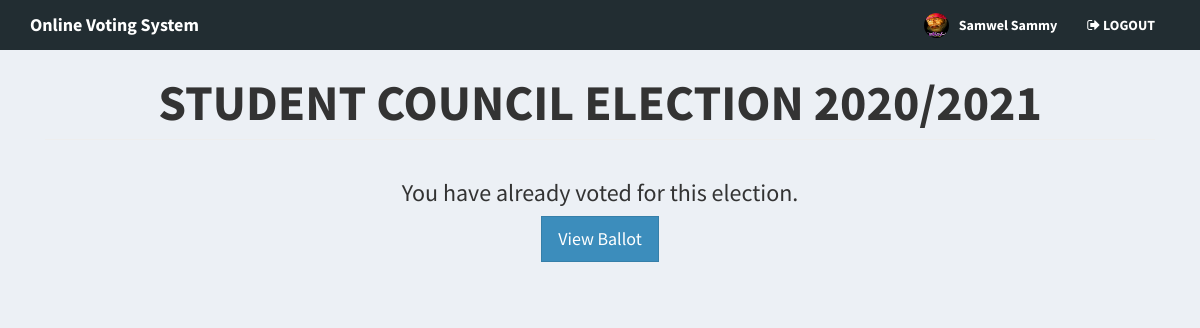
Page /home.php (signed in) on the committed database.
### tables this page shows
CREATE TABLE `voters` (
  `id` int(11) NOT NULL,
  `voters_id` varchar(15) NOT NULL,
  `password` varchar(60) NOT NULL,
  `firstname` varchar(30) NOT NULL,
  `lastname` varchar(30) NOT NULL,
  `photo` varchar(150) NOT NULL
);

### includes/session.php (called while the page is built, shortened)
<?php
	include 'includes/conn.php';
	if(isset($_SESSION['voter'])){
		$sql = "SELECT * FROM voters WHERE id = '".$_SESSION['voter']."'";
		$query = $conn->query($sql);
		$voter = $query->fetch_assoc();
	}
	else{
		header('location: index.php');
		exit();
	}
?>

### includes/navbar.php (shortened to what this page needs)
<header class="main-header">
  <nav class="navbar navbar-static-top">
    <div class="container">
      <div class="navbar-header">
        <a href="#" class="navbar-brand"><b>Online Voting System</a>
      </div>
      <div class="navbar-custom-menu">
        <ul class="nav navbar-nav">
          <li class="user user-menu">
            <a href="">
              <img src="<?php echo (!empty($voter['photo'])) ? 'images/'.$voter['photo'] : 'images/profile.jpg' ?>" class="user-image" alt="User Image">
              <span class="hidden-xs"><?php echo $voter['firstname'].' '.$voter['lastname']; ?></span>
            </a>
          </li>
          <li><a href="logout.php"><i class="fa fa-sign-out"></i> LOGOUT</a></li>
        </ul>
      </div>
    </div>
  </nav>
</header>

### rows in the picture
voters: photo (picture), firstname "Samwel", lastname "Sammy"

### other values in the picture
$title "STUDENT COUNCIL ELECTION 2020/2021"
